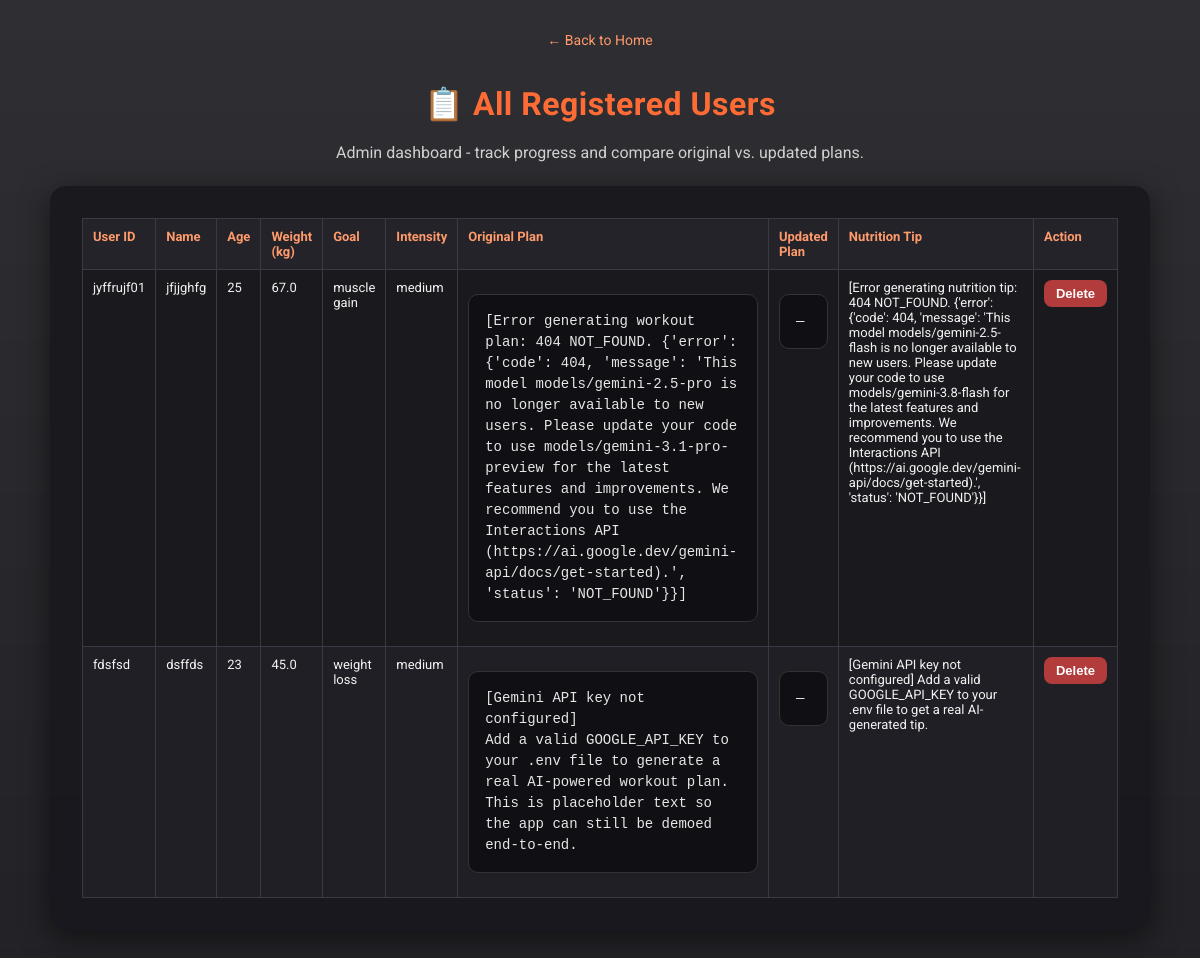
Screenshot of /view-all-users with the database file from the repository.
### app/database.py (models this page shows)
class Plan(Base):
    __tablename__ = "plans"
    id = Column(Integer, primary_key=True, index=True)
    user_id = Column(String, ForeignKey("users.user_id"), unique=True, nullable=False)
    original_plan = Column(Text, nullable=True)
    updated_plan = Column(Text, nullable=True)
    nutrition_tip = Column(Text, nullable=True)
    feedback = Column(Text, nullable=True)
    updated_at = Column(DateTime, default=datetime.utcnow, onupdate=datetime.utcnow)
    user = relationship("User", back_populates="plan")

class User(Base):
    __tablename__ = "users"
    id = Column(Integer, primary_key=True, index=True)
    user_id = Column(String, unique=True, index=True, nullable=False)
    username = Column(String, nullable=False)
    age = Column(Integer, nullable=False)
    weight = Column(String, nullable=False)
    goal = Column(String, nullable=False)
    intensity = Column(String, nullable=False)
    created_at = Column(DateTime, default=datetime.utcnow)
    plan = relationship("Plan", back_populates="user", uselist=False, cascade="all, delete-orphan")

### app/routes.py (the view)
@router.get("/view-all-users", response_class=HTMLResponse)
async def view_all_users(request: Request, db: Session = Depends(get_db)):
    users = get_all_users(db)
    plans = {plan.user_id: plan for plan in get_all_plans(db)}
    rows = []
    for user in users:
        plan = plans.get(user.user_id)
        rows.append(
            {
                "user": user,
                "original_plan": plan.original_plan if plan else None,
                "updated_plan": plan.updated_plan if plan else None,
                "nutrition_tip": plan.nutrition_tip if plan else None,
            }
        )
    return templates.TemplateResponse("all_users.html", {"request": request, "rows": rows})

### templates/all_users.html (shortened to what this page needs)
<!DOCTYPE html>
<html lang="en">
<head>
  <link rel="stylesheet" href="/static/css/style.css" />
</head>
<body>
  <a class="top-link" href="/">&larr; Back to Home</a>
  <h1>📋 All Registered Users</h1>
  <p class="subtitle">Admin dashboard - track progress and compare original vs. updated plans.</p>
  <div class="card" style="max-width: 1100px;">
    {% if rows %}
    <table>
      <thead>
        <tr>
          <th>User ID</th>
          <th>Name</th>
          <th>Age</th>
          <th>Weight (kg)</th>
          <th>Goal</th>
          <th>Intensity</th>
          <th>Original Plan</th>
          <th>Updated Plan</th>
          <th>Nutrition Tip</th>
          <th>Action</th>
        </tr>
      </thead>
      <tbody>
        {% for row in rows %}
        <tr>
          <td>{{ row.user.user_id }}</td>
          <td>{{ row.user.username }}</td>
          <td>{{ row.user.age }}</td>
          <td>{{ row.user.weight }}</td>
          <td>{{ row.user.goal }}</td>
          <td>{{ row.user.intensity }}</td>
          <td><pre>{{ row.original_plan or '—' }}</pre></td>
          <td><pre>{{ row.updated_plan or '—' }}</pre></td>
          <td>{{ row.nutrition_tip or '—' }}</td>
          <td>
            <form action="/delete-user" method="post" onsubmit="return confirm('Delete this user?');">
              <button type="submit" class="btn-danger">Delete</button>
            </form>
          </td>
        </tr>
        {% endfor %}
      </tbody>
    </table>
    {% else %}
    <p>No users registered yet. <a class="top-link" href="/">Generate the first plan</a>.</p>
    {% endif %}
  </div>
</body>
</html>

### static/css/style.css (style rules this page uses)
* { box-sizing: border-box; }
body { margin: 0; min-height: 100vh; font-family: 'Roboto', Arial, sans-serif; background: linear-gradient(rgba(10, 10, 15, 0.85), rgba(10, 10, 15, 0.9)), url('https://images.unsplash.com/photo-1517836357463-d25dfeac3438?auto=format&fit=crop&w=1600&q=60') center/cover no-repeat fixed; color: #f2f2f2; display: flex; flex-direction: column; align-items: center; padding: 32px 16px; }
h1, h2, h3 { text-align: center; letter-spacing: 0.5px; }
h1 { color: #ff6b35; margin-bottom: 4px; }
.subtitle { text-align: center; color: #cfcfcf; margin-bottom: 24px; }
.card { background: rgba(24, 24, 30, 0.92); border-radius: 16px; padding: 32px; max-width: 640px; width: 100%; box-shadow: 0 8px 30px rgba(0, 0, 0, 0.5); margin-bottom: 24px; }
button, .btn { margin-top: 20px; width: 100%; padding: 12px; border: none; border-radius: 8px; background: #ff6b35; color: #fff; font-size: 16px; font-weight: 700; cursor: pointer; transition: background 0.2s ease, transform 0.1s ease; text-align: center; text-decoration: none; display: inline-block; }
.btn-danger { background: #b23b3b; padding: 6px 12px; font-size: 13px; margin-top: 0; width: auto; }
pre { white-space: pre-wrap; word-wrap: break-word; background: #101014; border-radius: 10px; padding: 16px; border: 1px solid #333; font-family: 'Courier New', monospace; font-size: 14px; line-height: 1.5; color: #e6e6e6; }
table { width: 100%; border-collapse: collapse; font-size: 13px; }
th, td { border: 1px solid #3a3a44; padding: 10px; text-align: left; vertical-align: top; }
th { background: #232329; color: #ff9a6b; }
tr:nth-child(even) { background: rgba(255, 255, 255, 0.03); }
.top-link { display: inline-block; margin-bottom: 16px; color: #ff9a6b; text-decoration: none; font-size: 14px; }

### rows the page displays
Plan: user.user_id "jyffrujf01", user.username "jfjjghfg", user.age "25", user.weight "67.0", user.goal "muscle gain", user.intensity "medium", original_plan "[Error generating workout plan: 404 NOT_FOUND. {'error': {'code': 404, 'message': 'This model models/gemini-2.5-pro is no longer available to new users. Please update your code to use models/gemini-3.1-pro-preview for the latest features and improvements. We recommend you to use the Interactions API (https://ai.google.dev/gemini-api/docs/get-started).', 'status': 'NOT_FOUND'}}]", updated_plan "—", nutrition_tip "[Error generating nutrition tip: 404 NOT_FOUND. {'error': {'code': 404, 'message': 'This model models/gemini-2.5-flash is no longer available to new users. Please update your code to use models/gemini-3.8-flash for the latest features and improvements. We recommend you to use the Interactions API (https://ai.google.dev/gemini-api/docs/get-started).', 'status': 'NOT_FOUND'}}]"
Plan: user.user_id "fdsfsd", user.username "dsffds", user.age "23", user.weight "45.0", user.goal "weight loss", user.intensity "medium", original_plan "[Gemini API key not configured] Add a valid GOOGLE_API_KEY to your .env file to generate a real AI-powered workout plan. This is placeholder text so the app can still be demoed end-to-end.", updated_plan "—", nutrition_tip "[Gemini API key not configured] Add a valid GOOGLE_API_KEY to your .env file to get a real AI-generated tip."
